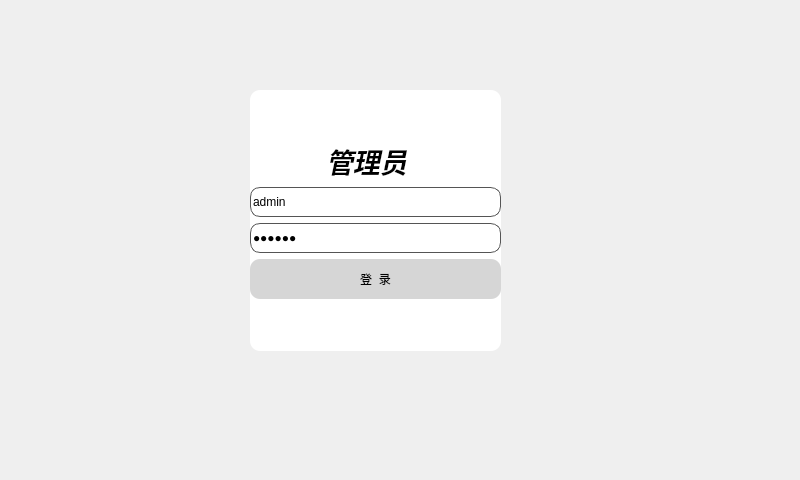
<?xml version="1.0" encoding="UTF-8"?>
<ui version="4.0">
 <class>Widget_Login_Page</class>
 <widget class="QWidget" name="Widget_Login_Page">
  <property name="geometry">
   <rect>
    <x>0</x>
    <y>0</y>
    <width>800</width>
    <height>480</height>
   </rect>
  </property>
  <property name="windowTitle">
   <string>Form</string>
  </property>
  <property name="styleSheet">
   <string notr="true">QLineEdit {
    border: 1px solid #555555;
    border-radius: 1px; /* 可选：圆角 */
}</string>
  </property>
  <widget class="QWidget" name="widget" native="true">
   <property name="geometry">
    <rect>
     <x>250</x>
     <y>90</y>
     <width>251</width>
     <height>261</height>
    </rect>
   </property>
   <property name="styleSheet">
    <string notr="true">background-color: rgb(255, 255, 255);
border-radius: 10px;  /* 四个角都是10px圆角 */
</string>
   </property>
   <layout class="QHBoxLayout" name="horizontalLayout_2">
    <item>
     <layout class="QVBoxLayout" name="verticalLayout_2">
      <item>
       <layout class="QVBoxLayout" name="verticalLayout">
        <item>
         <layout class="QHBoxLayout" name="horizontalLayout">
          <item>
           <spacer name="horizontalSpacer">
            <property name="orientation">
             <enum>Qt::Horizontal</enum>
            </property>
            <property name="sizeType">
             <enum>QSizePolicy::Fixed</enum>
            </property>
            <property name="sizeHint" stdset="0">
             <size>
              <width>30</width>
              <height>20</height>
             </size>
            </property>
           </spacer>
          </item>
          <item>
           <widget class="QLabel" name="lb_manage_img">
            <property name="sizePolicy">
             <sizepolicy hsizetype="Fixed" vsizetype="Fixed">
              <horstretch>0</horstretch>
              <verstretch>0</verstretch>
             </sizepolicy>
            </property>
            <property name="minimumSize">
             <size>
              <width>40</width>
              <height>0</height>
             </size>
            </property>
            <property name="maximumSize">
             <size>
              <width>20</width>
              <height>20</height>
             </size>
            </property>
            <property name="styleSheet">
             <string notr="true">image: url(:/manager.png);</string>
            </property>
            <property name="text">
             <string/>
            </property>
           </widget>
          </item>
          <item alignment="Qt::AlignLeft">
           <widget class="QLabel" name="label">
            <property name="sizePolicy">
             <sizepolicy hsizetype="Preferred" vsizetype="Fixed">
              <horstretch>0</horstretch>
              <verstretch>0</verstretch>
             </sizepolicy>
            </property>
            <property name="font">
             <font>
              <pointsize>20</pointsize>
              <weight>75</weight>
              <italic>true</italic>
              <bold>true</bold>
             </font>
            </property>
            <property name="text">
             <string>管理员</string>
            </property>
            <property name="alignment">
             <set>Qt::AlignLeading|Qt::AlignLeft|Qt::AlignVCenter</set>
            </property>
           </widget>
          </item>
         </layout>
        </item>
        <item>
         <widget class="QLineEdit" name="le_account">
          <property name="minimumSize">
           <size>
            <width>0</width>
            <height>30</height>
           </size>
          </property>
          <property name="styleSheet">
           <string notr="true"/>
          </property>
          <property name="text">
           <string>admin</string>
          </property>
          <property name="placeholderText">
           <string>用户名</string>
          </property>
         </widget>
        </item>
        <item>
         <widget class="QLineEdit" name="le_passwd">
          <property name="minimumSize">
           <size>
            <width>0</width>
            <height>30</height>
           </size>
          </property>
          <property name="text">
           <string>123456</string>
          </property>
          <property name="echoMode">
           <enum>QLineEdit::Password</enum>
          </property>
          <property name="placeholderText">
           <string>密码</string>
          </property>
         </widget>
        </item>
        <item>
         <widget class="QPushButton" name="pushButton">
          <property name="minimumSize">
           <size>
            <width>40</width>
            <height>40</height>
           </size>
          </property>
          <property name="styleSheet">
           <string notr="true">background-color: rgb(214, 214, 214);</string>
          </property>
          <property name="text">
           <string>登  录</string>
          </property>
         </widget>
        </item>
       </layout>
      </item>
     </layout>
    </item>
   </layout>
  </widget>
 </widget>
 <resources/>
 <connections/>
</ui>
